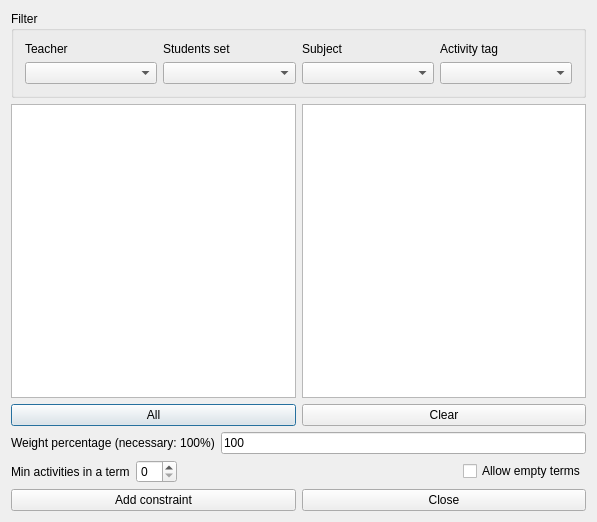
<?xml version="1.0" encoding="UTF-8"?>
<ui version="4.0">
 <class>AddConstraintActivitiesMinInATermForm_template</class>
 <widget class="QDialog" name="AddConstraintActivitiesMinInATermForm_template">
  <property name="geometry">
   <rect>
    <x>0</x>
    <y>0</y>
    <width>597</width>
    <height>522</height>
   </rect>
  </property>
  <property name="windowTitle">
   <string extracomment="This is the title of the dialog to add a new constraint of this type">Add activities min in a term</string>
  </property>
  <layout class="QGridLayout" name="gridLayout">
   <item row="0" column="0">
    <widget class="QGroupBox" name="filterGroupBox">
     <property name="title">
      <string>Filter</string>
     </property>
     <layout class="QGridLayout" name="gridLayout_3">
      <item row="0" column="0">
       <widget class="QLabel" name="teachersTextLabel">
        <property name="text">
         <string>Teacher</string>
        </property>
        <property name="wordWrap">
         <bool>false</bool>
        </property>
       </widget>
      </item>
      <item row="0" column="1">
       <widget class="QLabel" name="studentsTextLabel">
        <property name="text">
         <string>Students set</string>
        </property>
        <property name="wordWrap">
         <bool>false</bool>
        </property>
       </widget>
      </item>
      <item row="0" column="2">
       <widget class="QLabel" name="subjectsTextLabel">
        <property name="text">
         <string>Subject</string>
        </property>
        <property name="wordWrap">
         <bool>false</bool>
        </property>
       </widget>
      </item>
      <item row="0" column="3">
       <widget class="QLabel" name="activityTagsTextLabel">
        <property name="text">
         <string>Activity tag</string>
        </property>
        <property name="wordWrap">
         <bool>false</bool>
        </property>
       </widget>
      </item>
      <item row="1" column="0">
       <widget class="QComboBox" name="teachersComboBox"/>
      </item>
      <item row="1" column="1">
       <widget class="QComboBox" name="studentsComboBox"/>
      </item>
      <item row="1" column="2">
       <widget class="QComboBox" name="subjectsComboBox"/>
      </item>
      <item row="1" column="3">
       <widget class="QComboBox" name="activityTagsComboBox"/>
      </item>
     </layout>
    </widget>
   </item>
   <item row="1" column="0">
    <layout class="QHBoxLayout" name="horizontalLayout_3">
     <item>
      <layout class="QVBoxLayout" name="verticalLayout_2">
       <item>
        <widget class="QListWidget" name="allActivitiesListWidget"/>
       </item>
       <item>
        <widget class="QPushButton" name="addAllActivitiesPushButton">
         <property name="text">
          <string comment="Text on a button. It refers to adding all activities from the list above this button into the current constraint">All</string>
         </property>
        </widget>
       </item>
      </layout>
     </item>
     <item>
      <layout class="QVBoxLayout" name="verticalLayout">
       <item>
        <widget class="QListWidget" name="selectedActivitiesListWidget"/>
       </item>
       <item>
        <widget class="QPushButton" name="clearPushButton">
         <property name="text">
          <string>Clear</string>
         </property>
        </widget>
       </item>
      </layout>
     </item>
    </layout>
   </item>
   <item row="2" column="0">
    <layout class="QHBoxLayout" name="weightBoxLayout">
     <item>
      <widget class="QLabel" name="weightTextLabel">
       <property name="frameShape">
        <enum>QFrame::NoFrame</enum>
       </property>
       <property name="frameShadow">
        <enum>QFrame::Plain</enum>
       </property>
       <property name="text">
        <string>Weight percentage (necessary: 100%)</string>
       </property>
       <property name="wordWrap">
        <bool>false</bool>
       </property>
      </widget>
     </item>
     <item>
      <widget class="QLineEdit" name="weightLineEdit">
       <property name="text">
        <string notr="true">100</string>
       </property>
      </widget>
     </item>
    </layout>
   </item>
   <item row="3" column="0">
    <layout class="QHBoxLayout" name="horizontalLayout_2">
     <item>
      <widget class="QLabel" name="label">
       <property name="text">
        <string>Min activities in a term</string>
       </property>
      </widget>
     </item>
     <item>
      <widget class="QSpinBox" name="minActivitiesInATermSpinBox"/>
     </item>
     <item>
      <spacer name="horizontalSpacer">
       <property name="orientation">
        <enum>Qt::Horizontal</enum>
       </property>
       <property name="sizeHint" stdset="0">
        <size>
         <width>40</width>
         <height>20</height>
        </size>
       </property>
      </spacer>
     </item>
     <item>
      <widget class="QCheckBox" name="allowEmptyTermsCheckBox">
       <property name="text">
        <string>Allow empty terms</string>
       </property>
      </widget>
     </item>
    </layout>
   </item>
   <item row="4" column="0">
    <layout class="QHBoxLayout" name="horizontalLayout">
     <item>
      <widget class="QPushButton" name="addConstraintPushButton">
       <property name="text">
        <string>Add constraint</string>
       </property>
      </widget>
     </item>
     <item>
      <widget class="QPushButton" name="closePushButton">
       <property name="text">
        <string>Close</string>
       </property>
      </widget>
     </item>
    </layout>
   </item>
  </layout>
 </widget>
 <layoutdefault spacing="6" margin="11"/>
 <resources/>
 <connections/>
</ui>
